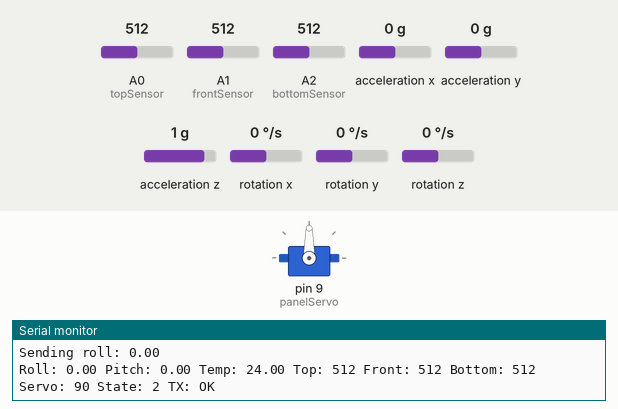
Bench run of a sketch on a simulated Arduino Uno, built with avr-gcc and run on an emulated ATmega328P. Parts: servo, the last lines printed to the serial monitor. Wiring (inferred from the names in the program): MPU-6050 motion sensor at I2C address 0x68. The inputs (shaded band) are chosen by the test bench; at power-on: A0 (topSensor) = 512, A1 (frontSensor) = 512, A2 (bottomSensor) = 512, acceleration x 0 g, acceleration y 0 g, acceleration z 1 g, rotation x 0 °/s, rotation y 0 °/s, rotation z 0 °/s. No radio packets arrive unless stated.

Above: at 1.2 s.
1.3 s: A0 (topSensor) set to 550
2.8 s: A0 (topSensor) set to 569
At 6.7 s:
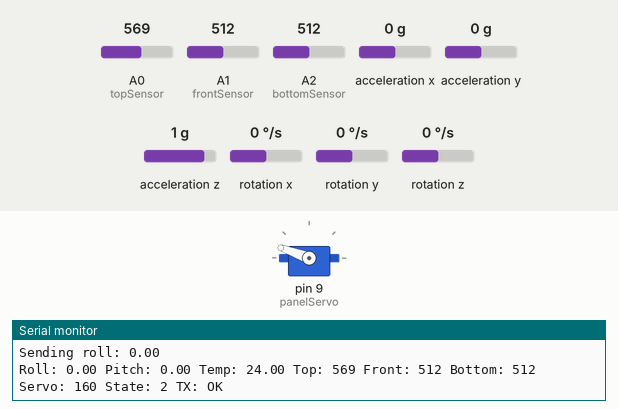
7.6 s: A1 (frontSensor) set to 209
10.6 s: A1 (frontSensor) set to 188
At 11.5 s:
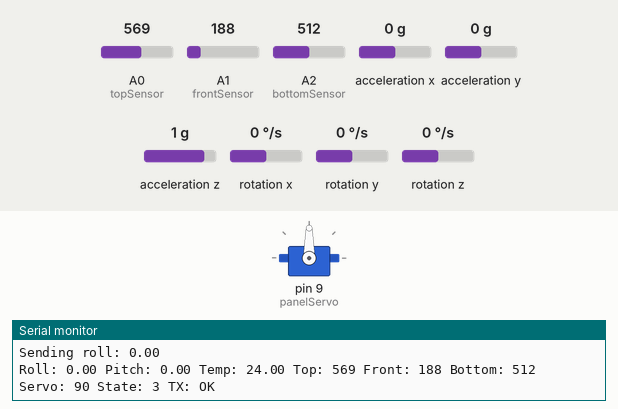
13.6 s: A1 (frontSensor) set to 210
At 14.7 s:
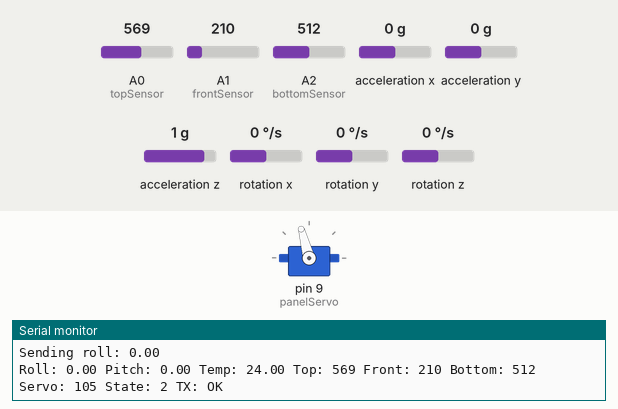
Timing chart, 0 to 17.6 s (numbered marks = the images above; inputs shaded):
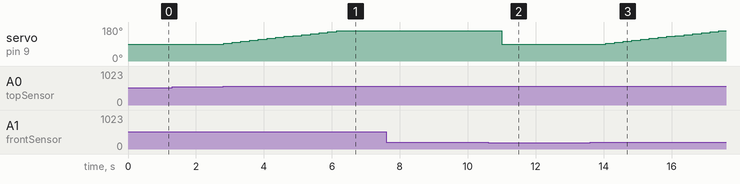

Measured:
- the behaviour switches between 562 and 563 on A0 (topSensor) (found by bisection; images 0 and 1)
- the behaviour switches between 200 and 199 on A1 (frontSensor) (found by bisection; images 1 and 2)
- after the input at 2.8 s, servo on pin 9 (panelServo): moves from 90° to 160° over 3.3 s, starting at once
- after the input at 10.6 s, servo on pin 9 (panelServo): 160° → 90° after 0.41 s
- after the input at 13.6 s, servo on pin 9 (panelServo): moves from 90° to 160° over 3.3 s, starting after 0.47 s

The sketch:

Transmitter.ino
```cpp
#include <Wire.h>
#include <SPI.h>
#include <RF24.h>
#include <Servo.h>

// ===================== MPU6050 =====================
int16_t ax, ay, az;
int16_t gx, gy, gz;
int16_t t;

const int mpu_ad = 0x68;

// ===================== NRF24 =====================
RF24 radio(7, 8);   // CE, CSN
const byte address[6] = "00001";

// ===================== STATES =====================
enum State {
  BOOT,
  CALIBRATION,
  MEASURING,
  SAFE_MODE
};

State currentState = BOOT;

// ===================== LDR =====================
const int topSensor = A0;
const int frontSensor = A1;
const int bottomSensor = A2;

// ===================== SERVO =====================
Servo panelServo;
int servoPos = 90;

// ===================== THRESHOLDS =====================
const int lightThreshold = 200;
const int deadband = 50;

// ===================== DATA PACKET =====================
struct __attribute__((packed)) DataPacket {
  float roll;
  float pitch;
  float temp;
  int top;
  int front;
  int bottom;
  int servoPos;
  int state;
};

DataPacket data;

void setup() {
  Serial.begin(9600);

  // MPU6050 init
  Wire.begin();
  Wire.beginTransmission(mpu_ad);
  Wire.write(0x6B);
  Wire.write(0);
  Wire.endTransmission(true);

  // Servo init
  panelServo.attach(9);
  panelServo.write(servoPos);

  // NRF24 init
  radio.begin();
  radio.openWritingPipe(address);
  radio.setPALevel(RF24_PA_LOW);
  radio.setDataRate(RF24_250KBPS);
  radio.stopListening();

  currentState = MEASURING;
}

void loop() {

  // ===================== READ MPU6050 =====================
  Wire.beginTransmission(mpu_ad);
  Wire.write(0x3B);
  Wire.endTransmission(false);
  Wire.requestFrom(mpu_ad, 14, true);

  ax = Wire.read() << 8 | Wire.read();
  ay = Wire.read() << 8 | Wire.read();
  az = Wire.read() << 8 | Wire.read();
  t  = Wire.read() << 8 | Wire.read();
  gx = Wire.read() << 8 | Wire.read();
  gy = Wire.read() << 8 | Wire.read();
  gz = Wire.read() << 8 | Wire.read();

  float ax_g = ax / 16384.0;
  float ay_g = ay / 16384.0;
  float az_g = az / 16384.0;

  float roll  = atan2(ay_g, az_g) * 180.0 / PI;
  float pitch = atan2(-ax_g, sqrt(ay_g * ay_g + az_g * az_g)) * 180.0 / PI;
  float tempC = t / 340.00 + 36.53;

  // ===================== READ LDR =====================
  int topValue = analogRead(topSensor);
  int frontValue = analogRead(frontSensor);
  int bottomValue = analogRead(bottomSensor);

  // ===================== STATE MACHINE =====================
  switch(currentState) {

    case MEASURING: {

      if(frontValue < lightThreshold) {
        currentState = SAFE_MODE;
        break;
      }

      int error = topValue - bottomValue;

      if(error > deadband) {
        servoPos += 5;
      }
      else if(error < -deadband) {
        servoPos -= 5;
      }

      servoPos = constrain(servoPos, 20, 160);
      panelServo.write(servoPos);

      break;
    }

    case SAFE_MODE: {

      servoPos = 90;
      panelServo.write(servoPos);

      if(frontValue > lightThreshold) {
        currentState = MEASURING;
      }

      break;
    }

    default:
      currentState = MEASURING;
      break;
  }

  // ===================== PREPARE DATA =====================
  data.roll = roll;
  data.pitch = pitch;
  data.temp = tempC;
  data.top = topValue;
  data.front = frontValue;
  data.bottom = bottomValue;
  data.servoPos = servoPos;
  data.state = currentState;

  // ===================== SEND DATA =====================
  bool ok = radio.write(&data, sizeof(data));

  // ===================== SERIAL DEBUG =====================
  Serial.print("Sending roll: ");
Serial.println(roll);
  Serial.print("Roll: ");
  Serial.print(data.roll);

  Serial.print(" Pitch: ");
  Serial.print(data.pitch);

  Serial.print(" Temp: ");
  Serial.print(data.temp);

  Serial.print(" Top: ");
  Serial.print(data.top);

  Serial.print(" Front: ");
  Serial.print(data.front);

  Serial.print(" Bottom: ");
  Serial.print(data.bottom);

  Serial.print(" Servo: ");
  Serial.print(data.servoPos);

  Serial.print(" State: ");
  Serial.print(data.state);

  Serial.print(" TX: ");
  Serial.println(ok ? "OK" : "FAIL");

  delay(200);
}
```
